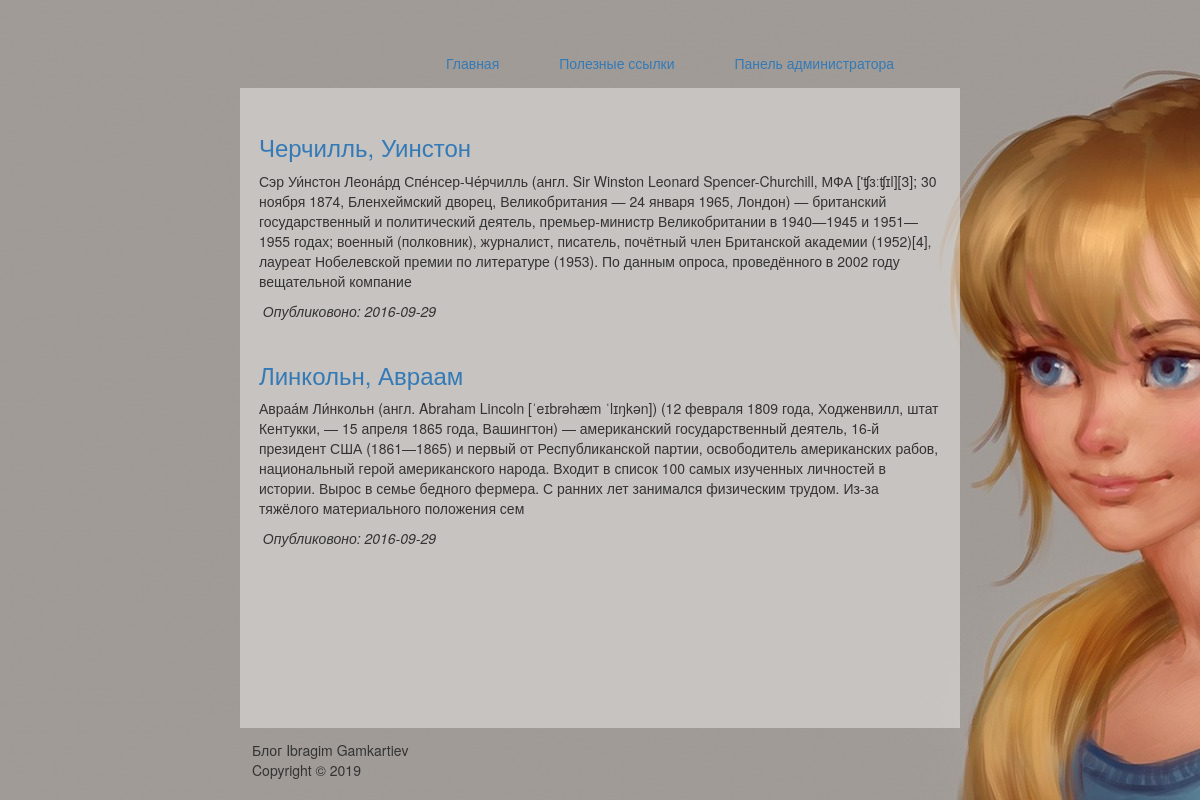
Before: / with the older database file.
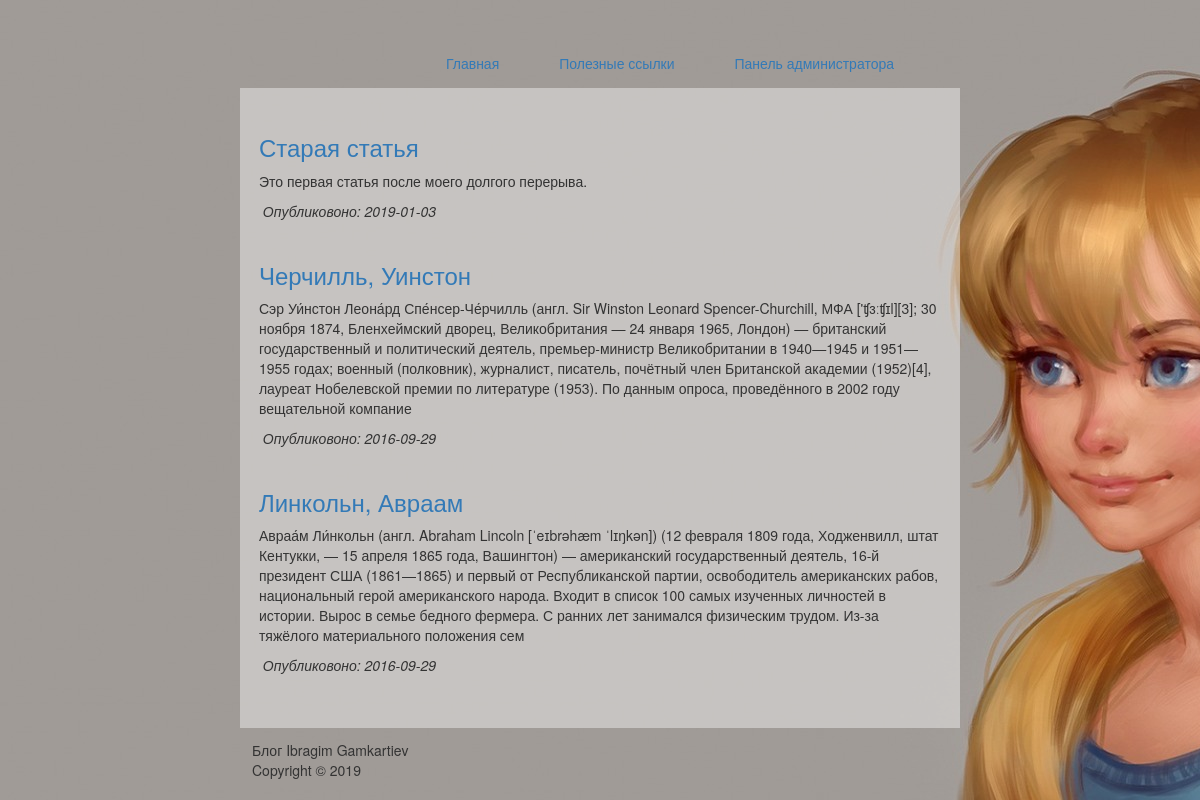
After: the same page with the newer database file.
### tables this page shows
CREATE TABLE `articles` (
  `id` int(11) NOT NULL,
  `title` varchar(256) NOT NULL,
  `content` text NOT NULL,
  `data` date NOT NULL,
  `image` text NOT NULL
);

### index.php (called while the page is built, shortened)
<?php
    require_once("database.php");
    require_once("models/articles.php");
    $link = db_connect();
    $articles = article_all($link);
    include("views/articles.php")
?>

### models/articles.php (called while the page is built, shortened)
<?php
    function article_all($link){
        $query = "SELECT * FROM `articles` ORDER BY id DESC";
        $result = mysqli_query($link, $query);
        $n = mysqli_num_rows($result);
        $articles = array();
        for ($i = 0; $i < $n; $i++){
            $row = mysqli_fetch_assoc($result);
            $articles[] =$row;
        }
        return $articles;
    }
    function article_intro($text, $len = 500){
        return mb_substr($text, 0, $len);
    }
?>

### views/articles.php (the view, shortened to what this page needs)
<!DOCTYPE html>
<html lang="ru">
<head>
 <link rel="stylesheet" type="text/css" href="views/css/style.css">
 <link rel="stylesheet" href="https://maxcdn.bootstrapcdn.com/bootstrap/3.3.6/css/bootstrap.min.css">
</head>
<body>
<header>
  <?php include "heder.php" ?>
</header>
<main>
  <section>
    <?php foreach($articles as $a): ?>
    <article>
      <h3><a href="article.php?id=<?=$a['id']?>"><?=$a['title']?></a></h3>
      <p><?=article_intro($a['content'])?></p>
      <em>Опубликовоно: <?=$a['data']?></em>
    </article>
    <?php endforeach ?>
  </section>
</main>
<footer>
   <p>Блог Ibragim Gamkartiev <br>Copyright &copy; 2019</p>
</footer>
</body>
</html>

### views/heder.php
<nav>
  <ul>
    <li><a href="admin">Панель администратора </a></li>
    <li><a href="#"> Полезные ссылки          </a></li>
    <li><a href="/index.php"> Главная          </a></li>
  </ul>
</nav>

### views/css/style.css (style rules this page uses)
html { height: 100%; }
body { padding: 0; margin: 0; background: url(../images/bc2.jpg) no-repeat top center; font-size: 100%; display: flex; flex-direction: column; height: 100%; }
header { margin: 2% 20% 0 20%; overflow: hidden; flex: 1 0 auto; }
nav ul { margin: 2% 5%; max-width: 100%; }
nav ul li { list-style: none; float: right; display: block; padding: 15px; }
nav ul li a { padding: 15px; }
main { flex: 1 0 auto; min-height: 80%; overflow: hidden; }
section { background: rgba(255,255,255, 0.4); overflow: hidden; width: 60%; min-height: 100%; margin: 0 20%; padding: 1%; }
article { padding: 1%; margin-top: 1%; width: 100%; max-height: 90%; }
footer { flex: 0 0 auto; width: 60%; margin: 1% 20%; padding: 0 1%; }

Changed rows visible on the page:
added articles: title "Старая статья", content "Это первая статья после моего долгого перерыва.", data "2019-01-03"
